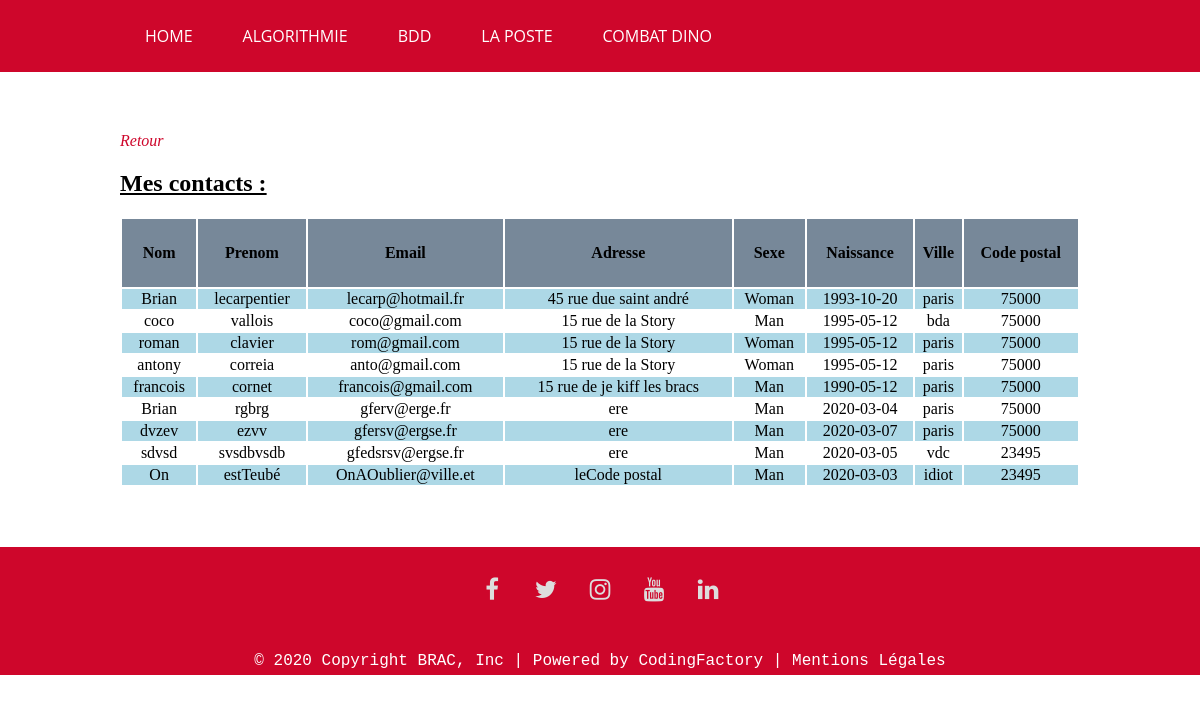
/bdd/contacts.php, run on the app's committed database.
### tables this page shows
CREATE TABLE IF NOT EXISTS `contacts` (
  `id` tinyint(4) UNSIGNED NOT NULL,
  `firstname` varchar(40) NOT NULL,
  `lastname` varchar(40) NOT NULL,
  `birthdate` date NOT NULL,
  `gender` varchar(20) NOT NULL,
  `mail` varchar(40) NOT NULL,
  `address` text NOT NULL,
  `city` varchar(30) DEFAULT NULL,
  `postal` int(5) NOT NULL
);

### bdd/Database.php (called while the page is built, shortened)
<?php
class Database
{
    private $login;
    private $pass;
    private $connec;
    private $dbname;
    public function __construct($dbname, $login ='root', $pass=''){
        $this->dbname = $dbname;
        $this->login = $login;
        $this->pass = $pass;
    }
    private function connexion(){
        try
        {
            $bdd = new PDO('mysql:host=localhost:3306;dbname='. $this->dbname, $this->login, $this->pass);
            $bdd->setAttribute(PDO::ATTR_ERRMODE, PDO::ERRMODE_WARNING);
            $bdd->setAttribute(PDO::ATTR_DEFAULT_FETCH_MODE, PDO::FETCH_OBJ);
            $this->connec = $bdd;
        }
        catch (PDOException $e)
        {
            $msg = 'ERREUR PDO dans ' . $e->getFile() . ' Ligne.' . $e->getLine() . ' : ' . $e->getMessage();
            die($msg);
        }
    }
    public function selectAll($tableName){
        $sql = "SELECT * FROM " . $tableName;
        $result = $this->connec->prepare($sql);
        $result->execute();
        return $result->fetchAll(PDO::FETCH_ASSOC);
    }
}
?>

### bdd/story13.php (the view)
<?php
    require 'Database.php';
    $database = new Database("php_week");
?>
<h2 id="titleContact">Mes contacts :</h2>
<table>
    <thead>
        <tr>
            <th> Nom </th>
            <th> Prenom </th>
            <th> Email </th>
            <th> Adresse </th>
            <th> Sexe </th>
            <th> Naissance </th>
            <th> Ville </th>
            <th> Code postal </th>
        </tr>
    </thead>
    <tbody>
        <?php
        $contacts = $database->selectAll('contacts');
        foreach ($contacts as $key => $contact)
        { ?>
            <tr>
                <td><?= $contact['firstname']; ?></td>
                <td><?= $contact['lastname']; ?></td>
                <td><?= $contact['mail']; ?></td>
                <td><?= $contact['address']; ?></td>
                <td><?= $contact['gender']; ?></td>
                <td><?= $contact['birthdate']; ?></td>
                <td><?= $contact['city']; ?></td>
                <td><?= $contact['postal']; ?></td>
            </tr>
        <?php } ?>
    </tbody>
</table>

### bdd/contacts.php (shortened to what this page needs)
<!DOCTYPE html>
<html lang="fr">
<head>
    <link rel="stylesheet" href="../style.css">
    <link rel="stylesheet" href="https://cdnjs.cloudflare.com/ajax/libs/font-awesome/4.7.0/css/font-awesome.min.css">
</head>
    <body>
        <?php include '../header.php' ?>
        <main>
            <a href="bdd.php" class="contactLink" >Retour</a>
            <br/>
            <?php include 'story13.php' ?>
        </main>
        <?php include '../footer.php' ?>
    </body>
</html>

### header.php
<header>
    <nav>
        <ul>
            <li><a href="/php_week/index.php">Home</a></li>
            <li><a href="/php_week/algo/algo.php">Algorithmie</a></li>
            <li><a href="/php_week/bdd/bdd.php">BDD</a></li>
            <li><a href="/php_week/poste/poste.php">La Poste</a></li>
            <li><a href="/php_week/TP_Dino/dino.php">Combat Dino</a></li>
        </ul>
    </nav>
</header>

### footer.php
<footer>
    <div id="footerBandeRed">
        <ul>
            <li><a href="https://www.facebook.com/itescia/" target="_blank"><i class="fa fa-facebook" id="logofb"></i></a></li>
            <li><a href="https://twitter.com/ITESCIA" target="_blank"><i class="fa fa-twitter" id="logotwitter"></i></a></li>
            <li><a href="https://www.instagram.com/itescia_officiel/" target="_blank"><i class="fa fa-instagram" id="logoinsta"></i></a></li>
            <li><a href="https://www.youtube.com/channel/UCAhB6gZz4lFwtbXqhzkyVDg" target="_blank"><i class="fa fa-youtube" id="logoyt"></i></a></li>
            <li><a href="https://www.linkedin.com/school/itescia/" target="_blank"><i class="fa fa-linkedin" id="logolinkedin"></i></a></li>
        </ul>
    </div>
    <div id="copyright">
        <p>© 2020 Copyright BRAC, Inc | <a href="https://codingfactory.fr/" target="_blank">Powered by CodingFactory</a> | Mentions Légales</p>
    </div>
</footer>

### style.css (style rules this page uses)
header { display: flex; flex-direction: column; }
nav { margin: 0; padding: 0 10%; background-color: rgb(206, 6, 43); display: flex; flex-direction: column; }
nav ul { margin: 0; padding: 0; display: flex; flex-direction: row; }
nav ul li { list-style-type: none; display: flex; flex-direction: column; }
nav ul li a { flex-grow: 1; padding: 25px; font-size: 1em; font-family: "Calibri","Open Sans",sans-serif; color: #FFFFFF; text-transform: uppercase; text-decoration: none; }
footer { bottom: 0; width: 100%; }
footer div { margin: 0; }
#footerBandeRed { height: 60px; padding: 20px 0; margin: 50px 0 0 0; background-color: rgb(206, 6, 43); }
#footerBandeRed ul { margin: 0; padding: 0; text-align: center; }
#footerBandeRed ul li { display: inline-block; width: 50px; height: 50px; margin-top: 10px; border-radius: 100%; font-size: 1.5em; }
#logofb, #logoinsta, #logolinkedin, #logotwitter, #logoyt { color:#DDDDDD; transition-duration: 0.5s; }
#copyright { text-align: center; color: white; background-color: rgb(206, 6, 43); padding: 5px; }
#copyright p { font-family: 'Courier New', Courier, monospace; margin: 0; }
#copyright a { text-decoration : none; color : white; }
.contactLink { text-decoration: none; font-style: oblique; color: rgb(206, 6, 43); transition-duration: 0.5s; }
table { text-align: center; width: 100%; }
thead tr { background: lightslategrey !important; }
thead tr th { padding-top: 25px; padding-bottom: 25px; }
tr:nth-child(even) { background: rgb(255, 255, 255); }
tr:nth-child(odd) { background: rgb(173, 216, 230); }
body { margin: 0; }
main { margin: 5% 10%; }
h2 { text-decoration: underline; }

### data on the page
contacts: firstname "Brian", lastname "lecarpentier", mail "lecarp@hotmail.fr", address "45 rue due saint andré", gender "Woman", birthdate "1993-10-20", city "paris", postal "75000"
contacts: firstname "coco", lastname "vallois", mail "coco@gmail.com", address "15 rue de la Story", gender "Man", birthdate "1995-05-12", city "bda", postal "75000"
contacts: firstname "roman", lastname "clavier", mail "rom@gmail.com", address "15 rue de la Story", gender "Woman", birthdate "1995-05-12", city "paris", postal "75000"
contacts: firstname "antony", lastname "correia", mail "anto@gmail.com", address "15 rue de la Story", gender "Woman", birthdate "1995-05-12", city "paris", postal "75000"
contacts: firstname "francois", lastname "cornet", mail "francois@gmail.com", address "15 rue de je kiff les bracs", gender "Man", birthdate "1990-05-12", city "paris", postal "75000"
contacts: firstname "Brian", lastname "rgbrg", mail "gferv@erge.fr", address "ere", gender "Man", birthdate "2020-03-04", city "paris", postal "75000"
contacts: firstname "dvzev", lastname "ezvv", mail "gfersv@ergse.fr", address "ere", gender "Man", birthdate "2020-03-07", city "paris", postal "75000"
contacts: firstname "sdvsd", lastname "svsdbvsdb", mail "gfedsrsv@ergse.fr", address "ere", gender "Man", birthdate "2020-03-05", city "vdc", postal "23495"
contacts: firstname "On", lastname "estTeubé", mail "OnAOublier@ville.et", address "leCode postal", gender "Man", birthdate "2020-03-03", city "idiot", postal "23495"
